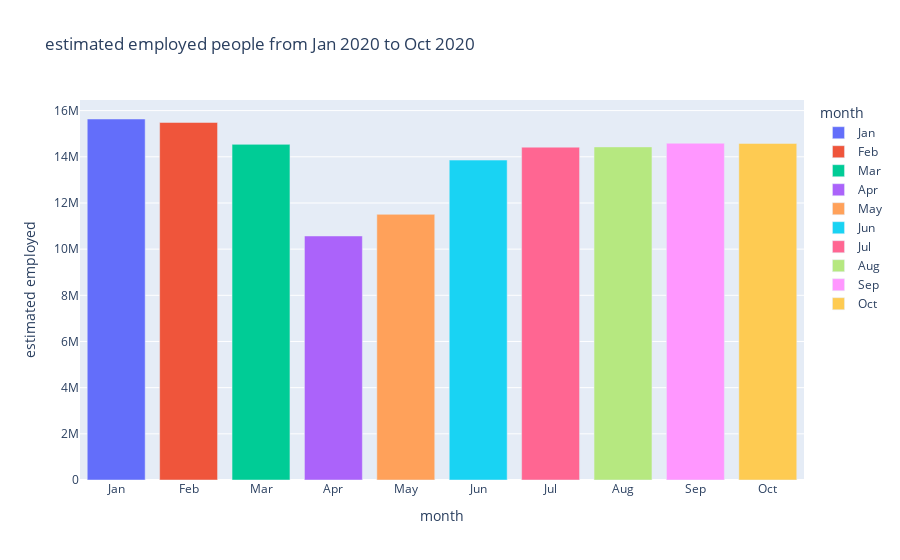

Here is the notebook cell this chart was saved with:
### Code cell
fig = px.bar(IND, x='month',y='estimated employed', color='month',
             category_orders = {"month": ["Jan", "Feb", "Mar", "Apr", "May", "Jun", "Jul", "Aug", "Sep", "Oct"]},
             title='estimated employed people from Jan 2020 to Oct 2020')

fig.show()

### Figure 1 — Plotly figure (JSON) as saved in the notebook; plotly's stock layout.template omitted (floating-point values rounded to 4 significant figures)
{"data": [{"alignmentgroup": "True", "hovertemplate": "month=%{x}<br>estimated employed=%{y}<extra></extra>", "legendgroup": "Jan", "marker": {"color": "#636efa", "pattern": {"shape": ""}}, "name": "Jan", "offsetgroup": "Jan", "orientation": "v", "showlegend": true, "textposition": "auto", "type": "bar", "x": ["Jan"], "xaxis": "x", "y": [15640000.0], "yaxis": "y"}, {"alignmentgroup": "True", "hovertemplate": "month=%{x}<br>estimated employed=%{y}<extra></extra>", "legendgroup": "Feb", "marker": {"color": "#EF553B", "pattern": {"shape": ""}}, "name": "Feb", "offsetgroup": "Feb", "orientation": "v", "showlegend": true, "textposition": "auto", "type": "bar", "x": ["Feb"], "xaxis": "x", "y": [15490000.0], "yaxis": "y"}, {"alignmentgroup": "True", "hovertemplate": "month=%{x}<br>estimated employed=%{y}<extra></extra>", "legendgroup": "Mar", "marker": {"color": "#00cc96", "pattern": {"shape": ""}}, "name": "Mar", "offsetgroup": "Mar", "orientation": "v", "showlegend": true, "textposition": "auto", "type": "bar", "x": ["Mar"], "xaxis": "x", "y": [14540000.0], "yaxis": "y"}, {"alignmentgroup": "True", "hovertemplate": "month=%{x}<br>estimated employed=%{y}<extra></extra>", "legendgroup": "Apr", "marker": {"color": "#ab63fa", "pattern": {"shape": ""}}, "name": "Apr", "offsetgroup": "Apr", "orientation": "v", "showlegend": true, "textposition": "auto", "type": "bar", "x": ["Apr"], "xaxis": "x", "y": [10570199], "yaxis": "y"}, {"alignmentgroup": "True", "hovertemplate": "month=%{x}<br>estimated employed=%{y}<extra></extra>", "legendgroup": "May", "marker": {"color": "#FFA15A", "pattern": {"shape": ""}}, "name": "May", "offsetgroup": "May", "orientation": "v", "showlegend": true, "textposition": "auto", "type": "bar", "x": ["May"], "xaxis": "x", "y": [11510000.0], "yaxis": "y"}, {"alignmentgroup": "True", "hovertemplate": "month=%{x}<br>estimated employed=%{y}<extra></extra>", "legendgroup": "Jun", "marker": {"color": "#19d3f3", "pattern": {"shape": ""}}, "name": "Jun", "offsetgroup": "Jun", "orientation": "v", "showlegend": true, "textposition": "auto", "type": "bar", "x": ["Jun"], "xaxis": "x", "y": [13860000.0], "yaxis": "y"}, {"alignmentgroup": "True", "hovertemplate": "month=%{x}<br>estimated employed=%{y}<extra></extra>", "legendgroup": "Jul", "marker": {"color": "#FF6692", "pattern": {"shape": ""}}, "name": "Jul", "offsetgroup": "Jul", "orientation": "v", "showlegend": true, "textposition": "auto", "type": "bar", "x": ["Jul"], "xaxis": "x", "y": [14420000.0], "yaxis": "y"}, {"alignmentgroup": "True", "hovertemplate": "month=%{x}<br>estimated employed=%{y}<extra></extra>", "legendgroup": "Aug", "marker": {"color": "#B6E880", "pattern": {"shape": ""}}, "name": "Aug", "offsetgroup": "Aug", "orientation": "v", "showlegend": true, "textposition": "auto", "type": "bar", "x": ["Aug"], "xaxis": "x", "y": [14430000.0], "yaxis": "y"}, {"alignmentgroup": "True", "hovertemplate": "month=%{x}<br>estimated employed=%{y}<extra></extra>", "legendgroup": "Sep", "marker": {"color": "#FF97FF", "pattern": {"shape": ""}}, "name": "Sep", "offsetgroup": "Sep", "orientation": "v", "showlegend": true, "textposition": "auto", "type": "bar", "x": ["Sep"], "xaxis": "x", "y": [14590000.0], "yaxis": "y"}, {"alignmentgroup": "True", "hovertemplate": "month=%{x}<br>estimated employed=%{y}<extra></extra>", "legendgroup": "Oct", "marker": {"color": "#FECB52", "pattern": {"shape": ""}}, "name": "Oct", "offsetgroup": "Oct", "orientation": "v", "showlegend": true, "textposition": "auto", "type": "bar", "x": ["Oct"], "xaxis": "x", "y": [14580000.0], "yaxis": "y"}], "layout": {"barmode": "relative", "legend": {"title": {"text": "month"}, "tracegroupgap": 0}, "title": {"text": "estimated employed people from Jan 2020 to Oct 2020"}, "xaxis": {"anchor": "y", "categoryarray": ["Jan", "Feb", "Mar", "Apr", "May", "Jun", "Jul", "Aug", "Sep", "Oct"], "categoryorder": "array", "domain": [0, 1], "title": {"text": "month"}}, "yaxis": {"anchor": "x", "domain": [0, 1], "title": {"text": "estimated employed"}}}}
